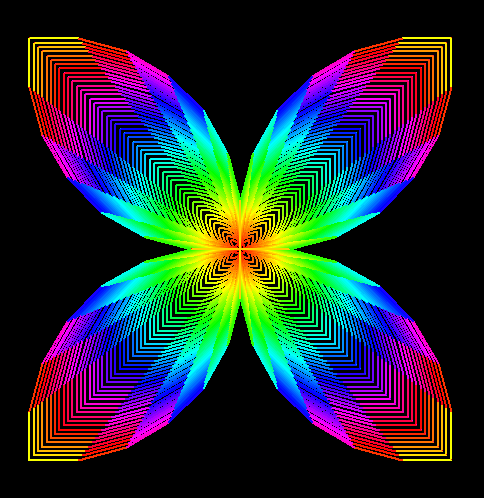

Recreate this plot in Python.
"""
  彩花之花蝴蝶.py
 
  本程序需要coloradd模块支持,安装方法:
  pip install coloradd
  技术支持微信scartch8,QQ:406273900
  www.lixingqiu.com
"""
import turtle
from coloradd import colorset
from winsound import PlaySound,SND_ASYNC,SND_LOOP

turtle.pensize(2)
turtle.colormode(255)                 # 设定颜色模式为RGB255
turtle.bgcolor('black')               # 设定背景颜色为黑色 
turtle.hideturtle()                   # 隐藏海龟
turtle.setheading(90)                 # 设置方向为90度

def changecolor():
    """让海龟的颜色和到原点的距离产生关联"""
    x = turtle.xcor()
    y = turtle.ycor()
    c = colorset(abs(x)+abs(y))
    turtle.color(c)
    
def draw_miao(length):
    """画一个类似小芽苗的图形"""
    for _ in range(7):
       changecolor()
       turtle.fd(length)
       turtle.right(15)
    for _ in range(7):
       changecolor()
       turtle.left(15)
       turtle.bk(length)
    for _ in range(7):
       changecolor()
       turtle.fd(length)
       turtle.left(15)
    for _ in range(7):
       changecolor() 
       turtle.right(15)
       turtle.bk(length)

def draw_pattern(length):
    """画步长为length的图案"""
    for i in range(4):
        draw_miao(length)       
        turtle.right(90)
    
PlaySound('11.wav',SND_ASYNC|SND_LOOP)

# 画若干步长不一样的图案
for d in range(1,50):
    draw_pattern(d)

turtle.done()
